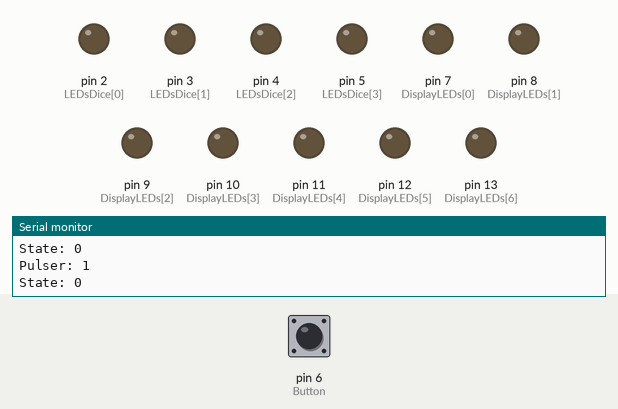
Simulated run of this sketch. Board: Arduino Uno, built with avr-gcc and run on an emulated ATmega328P. Shown: output pins drawn as LEDs (lit = HIGH), the last lines printed to the serial monitor. Dashed ring = blinking. The test bench sets the inputs (shaded band); at power-on: pin 6 (Button) HIGH. Random numbers use the default seed unless the sketch sets one.

Above: at 1.2 s.
1.3 s: pin 6 (Button) pulled LOW for 0.15 s
At 2.7 s:
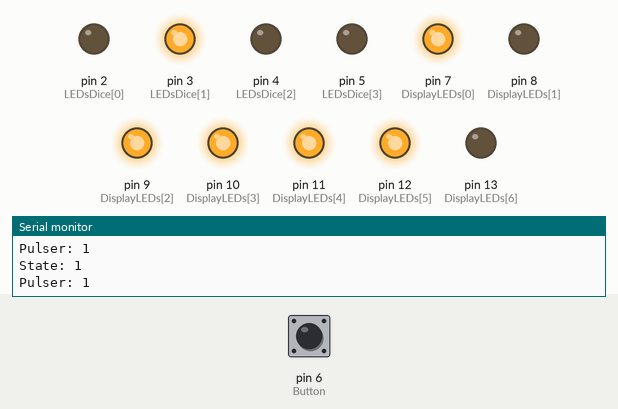
3.0 s: pin 6 (Button) pulsed LOW 5 times (0.12 s each, 0.3 s apart)
At 3.67 s:
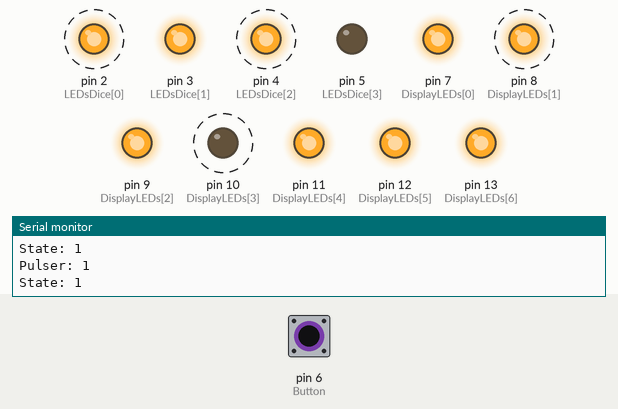
6.0 s: pin 6 (Button) pulled LOW for 1 s
At 8.2 s:
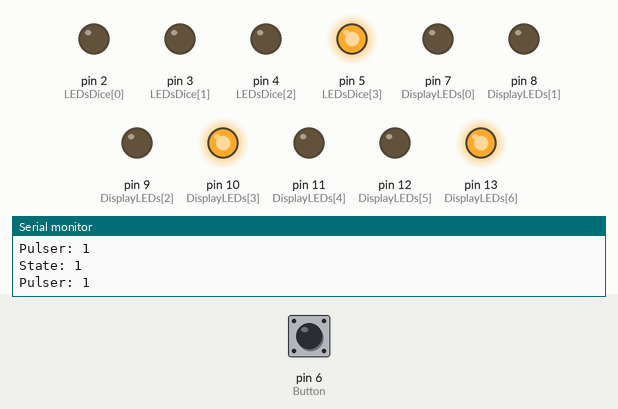
8.6 s: pin 6 (Button) pulsed LOW 5 times (0.12 s each, 0.3 s apart)
At 10.6 s:
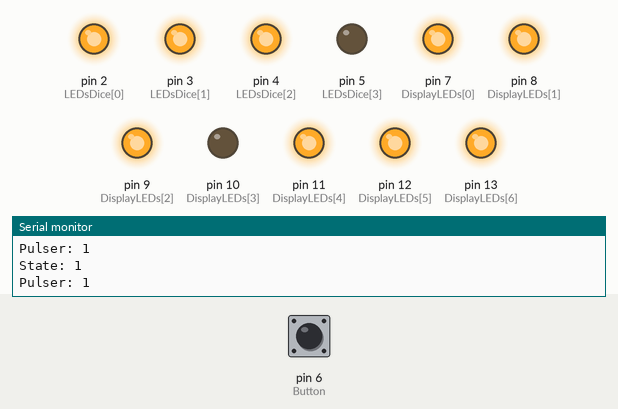
Timing chart, 0 to 12.1 s (numbered marks = the images above; inputs shaded):
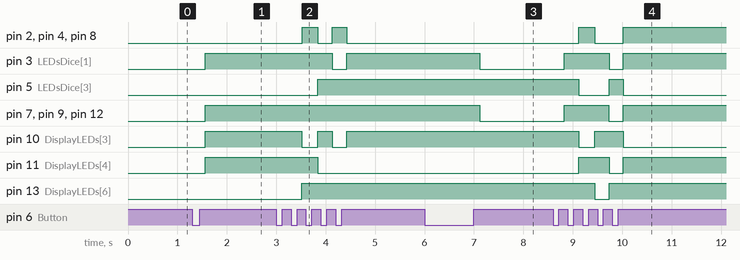

The sketch:

LEDsDice.ino
```cpp
// PINS
const int LEDsDice [4] = { 2, 3, 4, 5 };
const int LEDsDiceSize = sizeof(LEDsDice) / sizeof(int);

const int DisplayLEDs [7] = { 7, 8, 9, 10, 11, 12, 13 };
const int DisplayLEDsSize = sizeof(DisplayLEDs) / sizeof(int);

#define Button 6

#define OrangeLed 9
#define RedLed 10

// VARIABLES
int State = 0;
int Flag = 0;
int isButtonPressed = false;

unsigned long startTime = 0;
unsigned long endTime = 0;

void setup()
{
  Serial.begin(9600);

  pinMode(Button, INPUT);

  // INIT DICE LEDs
  for(int i = 0; i < LEDsDiceSize; i++) pinMode(LEDsDice[i], OUTPUT);

  for(int i = 0; i < DisplayLEDsSize; i++) pinMode(DisplayLEDs[i], OUTPUT);

}

void loop()
{

  int buttonValue = digitalRead(Button);

  Serial.print("Pulser: ");
  Serial.println(buttonValue);

  Serial.print("State: ");
  Serial.println(State);
  if(buttonValue == 0) {
    if(!isButtonPressed && startTime == 0) {
      Serial.println("--------------------------------------");
      startTime = millis();
      isButtonPressed = true;
    }

    if (Flag == 0) {
      Flag = 1;
    }
  }
  else
  {
    if(isButtonPressed && startTime > 0) {
      Serial.println("++++++++++++++++++++++++++++++++++++++++");
      endTime = millis();
      unsigned long timeDifference = endTime - startTime;

      isButtonPressed = false;
      startTime = 0;
      endTime = 0;

      if(timeDifference * 1000 > 3) {
        State = 1;
      }
    }
    if(Flag == 1) {
      Flag = 2;
    }
    else if(Flag == 2) {
      int randomNumber = random(1, 7);
      Serial.print("Random: ");
      Serial.println(randomNumber);

      //PreRandom();
      RandomDisplay(randomNumber);
      RandomDice(randomNumber);

      Flag = 0;
    }
  }
}

void PreRandom()
{
  delay(100);
  for(int i = 0; i < LEDsDiceSize; i++)
  {
    digitalWrite(LEDsDice[i], HIGH);
    delay(100);
  }

  for(int i = 0; i < LEDsDiceSize; i++)
  {
    digitalWrite(LEDsDice[i], LOW);
  }
  delay(100);
}

void RandomDice(int randomNumber)
{
  for(int i = 0; i < LEDsDiceSize; i++)
  {
    digitalWrite(LEDsDice[i], LOW);
  }

  switch (randomNumber)
  {
    case 1:
      digitalWrite(LEDsDice[3], HIGH);
      break;
    case 2:
      digitalWrite(LEDsDice[1], HIGH);
      break;
    case 3:
      digitalWrite(LEDsDice[1], HIGH);
      digitalWrite(LEDsDice[3], HIGH);
      break;
    case 4:
      digitalWrite(LEDsDice[0], HIGH);
      digitalWrite(LEDsDice[2], HIGH);
      break;
    case 5:
      digitalWrite(LEDsDice[0], HIGH);
      digitalWrite(LEDsDice[2], HIGH);
      digitalWrite(LEDsDice[3], HIGH);
      break;
    case 6:
      for(int i = 0; i < LEDsDiceSize - 1; i++)
      {
        digitalWrite(LEDsDice[i], HIGH);
      }
      break;
    default:
      break;
  }
}

void RandomDisplay(int randomNumber)
{
  /*
    2
  1   3
    0
  4   6
    5
  */
  for(int i = 0; i < DisplayLEDsSize; i++)
  {
    digitalWrite(DisplayLEDs[i], LOW);
  }

  switch (randomNumber)
  {
    case 1:
      digitalWrite(DisplayLEDs[3], HIGH);
      digitalWrite(DisplayLEDs[6], HIGH);
      break;
    case 2:
      digitalWrite(DisplayLEDs[2], HIGH);
      digitalWrite(DisplayLEDs[3], HIGH);
      digitalWrite(DisplayLEDs[0], HIGH);
      digitalWrite(DisplayLEDs[4], HIGH);
      digitalWrite(DisplayLEDs[5], HIGH);
      break;
    case 3:
      digitalWrite(DisplayLEDs[2], HIGH);
      digitalWrite(DisplayLEDs[3], HIGH);
      digitalWrite(DisplayLEDs[0], HIGH);
      digitalWrite(DisplayLEDs[6], HIGH);
      digitalWrite(DisplayLEDs[5], HIGH);
      break;
    case 4:
      digitalWrite(DisplayLEDs[1], HIGH);
      digitalWrite(DisplayLEDs[3], HIGH);
      digitalWrite(DisplayLEDs[0], HIGH);
      digitalWrite(DisplayLEDs[6], HIGH);
      break;
    case 5:
      digitalWrite(DisplayLEDs[2], HIGH);
      digitalWrite(DisplayLEDs[1], HIGH);
      digitalWrite(DisplayLEDs[0], HIGH);
      digitalWrite(DisplayLEDs[6], HIGH);
      digitalWrite(DisplayLEDs[5], HIGH);
      break;
    case 6:
      digitalWrite(DisplayLEDs[2], HIGH);
      digitalWrite(DisplayLEDs[1], HIGH);
      digitalWrite(DisplayLEDs[0], HIGH);
      digitalWrite(DisplayLEDs[4], HIGH);
      digitalWrite(DisplayLEDs[5], HIGH);
      digitalWrite(DisplayLEDs[6], HIGH);
      break;
    default:
      break;
  }
}
```

Measured:
- after the input at 1.3 s, pin 3 (LEDsDice[1]), pin 7 (DisplayLEDs[0]), pin 9 (DisplayLEDs[2]), pin 10 (DisplayLEDs[3]), pin 11 (DisplayLEDs[4]), pin 12 (DisplayLEDs[5]): LOW → HIGH after 0.26 s
- after the input at 3.0 s, pin 2 (LEDsDice[0]): alternates HIGH for 0.30 s and LOW for 0.29 s, 4 changes in all, then stays LOW, starting after 0.52 s; pin 3 (LEDsDice[1]): HIGH → LOW after 1.1 s, → HIGH 0.29 s later
- after the input at 6.0 s, pin 3 (LEDsDice[1]), pin 7 (DisplayLEDs[0]), pin 9 (DisplayLEDs[2]), pin 12 (DisplayLEDs[5]): HIGH → LOW after 1.1 s
- after the input at 8.6 s, pin 2 (LEDsDice[0]): LOW → HIGH after 0.52 s, → LOW 0.32 s later, → HIGH 0.59 s later; pin 3 (LEDsDice[1]): LOW → HIGH after 0.23 s, → LOW 0.90 s later, → HIGH 0.29 s later
